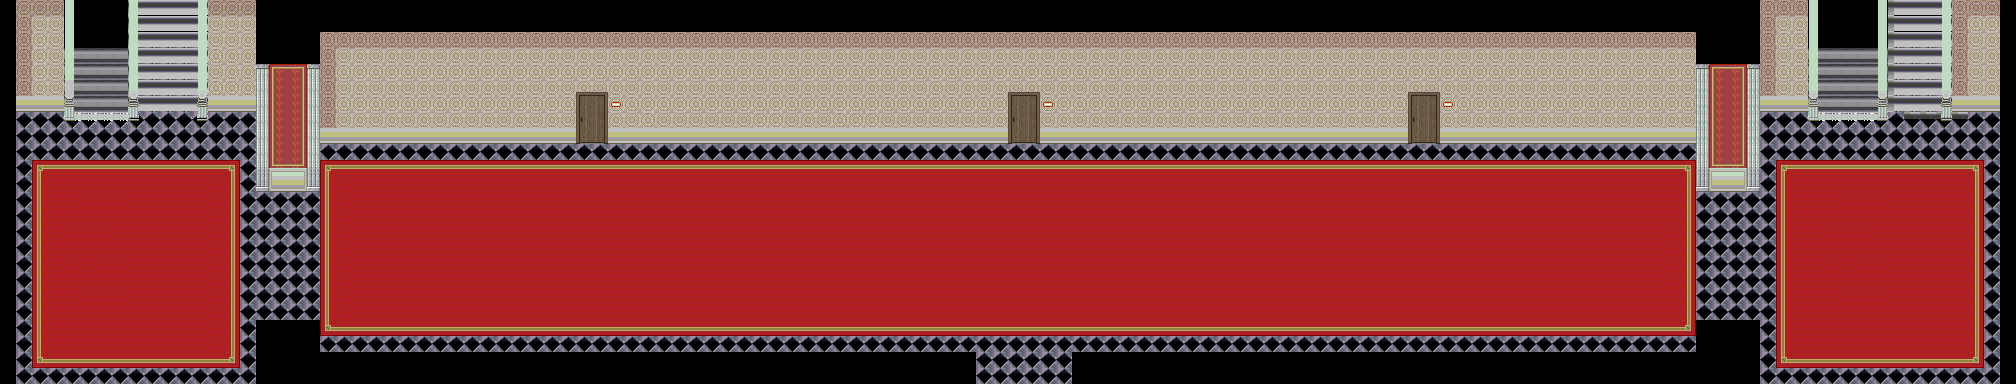

This game map was drawn from its Tiled (.tmx) file and the tilesets committed beside it. A one-line description and the trimmed map source follow:
An orthogonal 126x24 tile map with 16x16 px tiles, 16 tile layers (Base, MonoShita, MonoChu, doorC4, ...), 6 tilesets and 44 objects.

<map version="1.0" orientation="orthogonal" renderorder="right-down" width="126" height="24" tilewidth="16" tileheight="16" backgroundcolor="#000000" nextobjectid="82">
 <tileset firstgid="1" name="youkan" tilewidth="16" tileheight="16">
  <image source="youkan.png" trans="007575" width="480" height="256" />
 </tileset>
 <tileset firstgid="481" name="castle7" tilewidth="16" tileheight="16">
  <image source="castle7.png" trans="007575" width="480" height="256" />
 </tileset>
 <tileset firstgid="961" name="empire-3" tilewidth="16" tileheight="16">
  <image source="empire-3.png" trans="007575" width="480" height="480" />
 </tileset>
 <tileset firstgid="1861" name="ST-MsionR-I01" tilewidth="16" tileheight="16">
  <image source="ST-MsionR-I01.png" trans="ffffff" width="256" height="1990" />
 </tileset>
 <tileset firstgid="3845" name="SC-DoorI01" tilewidth="16" tileheight="16">
  <image source="SC-DoorI01.png" trans="ffffff" width="128" height="256" />
 </tileset>
 <tileset firstgid="3973" name="cyber2" tilewidth="16" tileheight="16">
  <image source="cyber2.png" trans="000000" width="480" height="256" />
 </tileset>
 <layer name="Base" width="126" height="24">
  <properties>
   <property name="cc_vertexz" value="-16" />
  </properties>
  <data>[3024 cells, 2468 non-empty, 2 distinct tile ids]</data>
 </layer>
 <layer name="MonoShita" width="126" height="24">
  <properties>
   <property name="cc_vertexz" value="-15" />
  </properties>
  <data>[3024 cells, 2146 non-empty, 73 distinct tile ids]</data>
 </layer>
 <layer name="MonoChu" width="126" height="24">
  <properties>
   <property name="cc_vertexz" value="-14" />
  </properties>
  <data>[3024 cells, 48 non-empty, 11 distinct tile ids]</data>
 </layer>
 <layer name="doorC4" width="126" height="24">
  <properties>
   <property name="cc_vertexz" value="-13" />
  </properties>
  <data>[3024 cells, 8 non-empty, 8 distinct tile ids]</data>
 </layer>
 <layer name="doorB4" width="126" height="24">
  <properties>
   <property name="cc_vertexz" value="-13" />
  </properties>
  <data>[3024 cells, 8 non-empty, 8 distinct tile ids]</data>
 </layer>
 <layer name="doorA4" width="126" height="24">
  <properties>
   <property name="cc_vertexz" value="-13" />
  </properties>
  <data>[3024 cells, 8 non-empty, 8 distinct tile ids]</data>
 </layer>
 <layer name="doorC3" width="126" height="24">
  <properties>
   <property name="cc_vertexz" value="-13" />
  </properties>
  <data>[3024 cells, 8 non-empty, 8 distinct tile ids]</data>
 </layer>
 <layer name="doorB3" width="126" height="24">
  <properties>
   <property name="cc_vertexz" value="-13" />
  </properties>
  <data>[3024 cells, 8 non-empty, 8 distinct tile ids]</data>
 </layer>
 <layer name="doorA3" width="126" height="24">
  <properties>
   <property name="cc_vertexz" value="-13" />
  </properties>
  <data>[3024 cells, 8 non-empty, 8 distinct tile ids]</data>
 </layer>
 <layer name="doorC2" width="126" height="24">
  <properties>
   <property name="cc_vertexz" value="-12" />
  </properties>
  <data>[3024 cells, 8 non-empty, 8 distinct tile ids]</data>
 </layer>
 <layer name="doorB2" width="126" height="24">
  <properties>
   <property name="cc_vertexz" value="-12" />
  </properties>
  <data>[3024 cells, 8 non-empty, 8 distinct tile ids]</data>
 </layer>
 <layer name="doorA2" width="126" height="24">
  <properties>
   <property name="cc_vertexz" value="-12" />
  </properties>
  <data>[3024 cells, 8 non-empty, 8 distinct tile ids]</data>
 </layer>
 <layer name="doorC" width="126" height="24">
  <properties>
   <property name="cc_vertexz" value="-11" />
  </properties>
  <data>[3024 cells, 8 non-empty, 8 distinct tile ids]</data>
 </layer>
 <layer name="doorB" width="126" height="24">
  <properties>
   <property name="cc_vertexz" value="-11" />
  </properties>
  <data>[3024 cells, 8 non-empty, 8 distinct tile ids]</data>
 </layer>
 <layer name="doorA" width="126" height="24">
  <properties>
   <property name="cc_vertexz" value="-11" />
  </properties>
  <data>[3024 cells, 8 non-empty, 8 distinct tile ids]</data>
 </layer>
 <objectgroup name="collision">
  <object id="32" x="320" y="32" width="256" height="112" />
  <object id="33" x="608" y="32" width="400" height="112" />
  <object id="34" x="1040" y="32" width="368" height="112" />
  <object id="35" x="1440" y="32" width="256" height="112" />
  <object id="36" x="1696" y="128" width="64" height="64" />
  <object id="37" x="1760" y="0" width="48" height="112" />
  <object id="38" x="1808" y="0" height="112" />
  <object id="39" x="1808" y="0" width="16" height="128" />
  <object id="40" x="1872" y="0" width="16" height="128" />
  <object id="41" x="1936" y="0" width="16" height="128" />
  <object id="42" x="1952" y="0" width="48" height="112" />
  <object id="43" x="1696" y="320" width="64" height="64" />
  <object id="44" x="1744" y="384" width="272" height="32" />
  <object id="45" x="1072" y="352" width="624" height="64" />
  <object id="46" x="1984" y="384" width="16" height="16" />
  <object id="47" x="2000" y="0" width="32" height="384" />
  <object id="49" x="0" y="384" width="256" height="16" />
  <object id="50" x="256" y="320" width="64" height="64" />
  <object id="51" x="320" y="352" width="656" height="64" />
  <object id="52" x="0" y="0" width="16" height="384" />
  <object id="54" x="16" y="0" width="64" height="112" />
  <object id="55" x="64" y="112" width="16" height="16" />
  <object id="56" x="128" y="0" width="16" height="128" />
  <object id="57" x="208" y="0" width="48" height="112" />
  <object id="58" x="192" y="0" width="16" height="128" />
  <object id="59" x="256" y="96" width="64" height="96" />
  <object id="60" x="1760" y="112" height="16" />
  <object id="61" x="1744" y="112" width="16" height="16" />
 </objectgroup>
 <objectgroup name="Ugokumono(object)">
  <properties>
   <property name="cc_vertexz" value="0" />
  </properties>
 </objectgroup>
 <objectgroup name="Chara(object)">
  <properties>
   <property name="cc_vertexz" value="0" />
  </properties>
  <object id="77" x="1136" y="288" width="32" height="32">
   <properties>
    <property name="CharaID" value="4" />
    <property name="EventID" value="12" />
    <property name="direction" value="UP" />
    <property name="movePattern" value="2" />
    <property name="objID" value="1060" />
    <property name="trigger" value="2" />
   </properties>
  </object>
 </objectgroup>
 <layer name="name" width="126" height="24">
  <data>[3024 cells, 3 non-empty, 1 distinct tile ids]</data>
 </layer>
 <objectgroup name="event">
  <object id="62" x="976" y="384" width="32" height="32">
   <properties>
    <property name="EventID" value="1" />
    <property name="trigger" value="1" />
   </properties>
  </object>
  <object id="63" x="1008" y="384" width="32" height="32">
   <properties>
    <property name="EventID" value="2" />
    <property name="trigger" value="1" />
   </properties>
  </object>
  <object id="64" x="1040" y="384" width="32" height="32">
   <properties>
    <property name="EventID" value="3" />
    <property name="trigger" value="1" />
   </properties>
  </object>
  <object id="65" x="576" y="112" width="32" height="32">
   <properties>
    <property name="EventID" value="4" />
    <property name="trigger" value="1" />
   </properties>
  </object>
  <object id="66" x="1008" y="112" width="32" height="32">
   <properties>
    <property name="EventID" value="5" />
    <property name="trigger" value="1" />
   </properties>
  </object>
  <object id="67" x="1408" y="112" width="32" height="32">
   <properties>
    <property name="EventID" value="6" />
    <property name="trigger" value="1" />
   </properties>
  </object>
  <object id="69" x="1824" y="0" width="48" height="48">
   <properties>
    <property name="EventID" value="7" />
    <property name="trigger" value="1" />
   </properties>
  </object>
  </objectgroup>
</map>
<!-- 8 of 44 objects omitted -->
